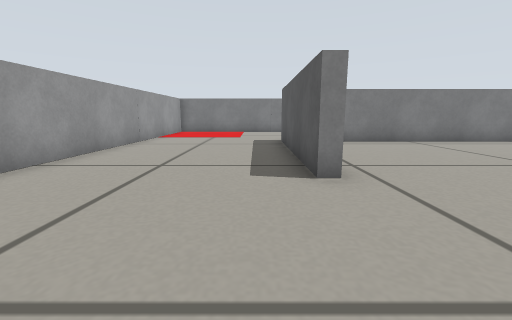
View 1 (above)

18 first-person views from a walk through a robot-simulator world made for Gazebo. The camera is 0.26 m above the floor, tilts 10° down and sees 90° across. The floor is counted in squares, 0.25 m on a side. Each view is taken from the middle of a square. On the plan, view 1 faces up. The plan holds only what a view shows up to about 11 squares ahead; the rest is blank.

View 2
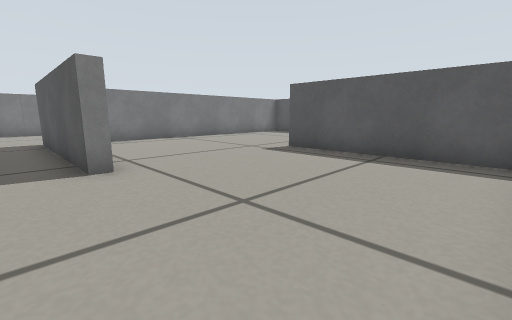

View 3
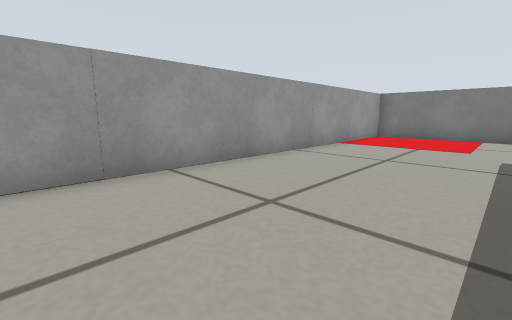

View 4
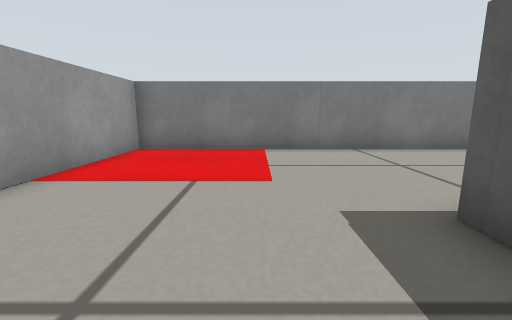

View 5
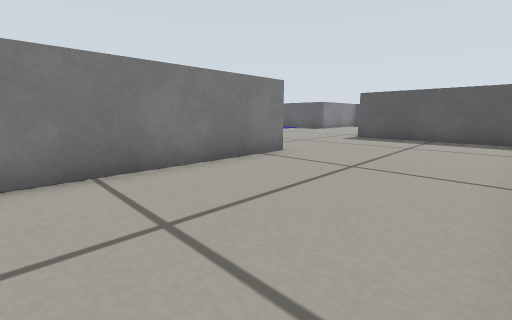

View 6
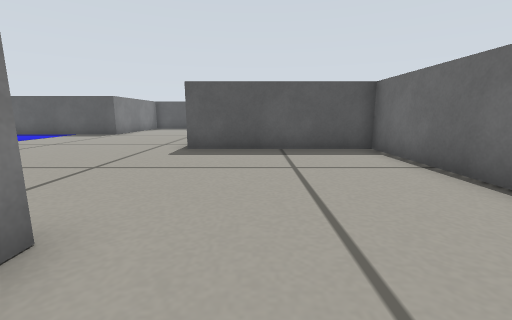

View 7
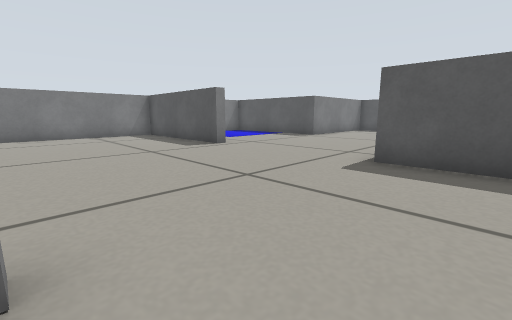

View 8
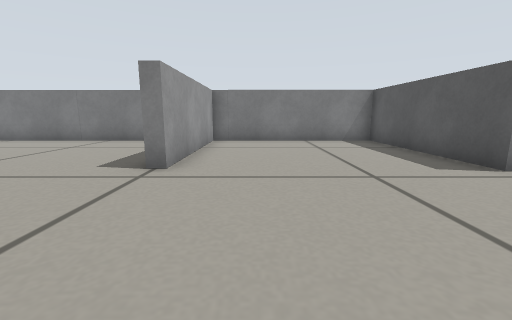

View 9
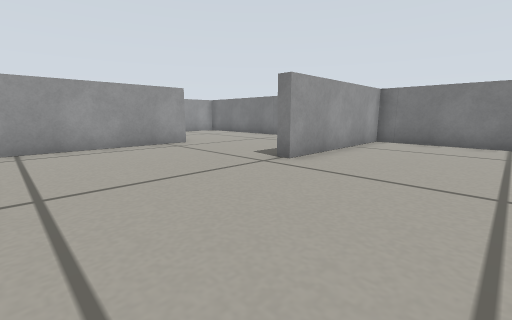

View 10
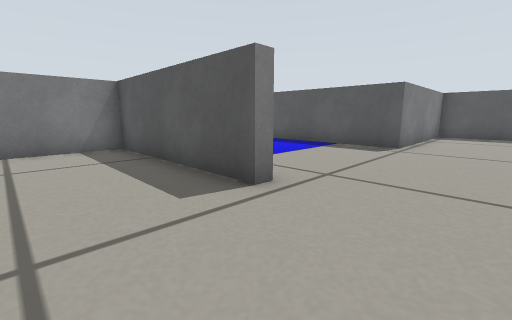

View 11
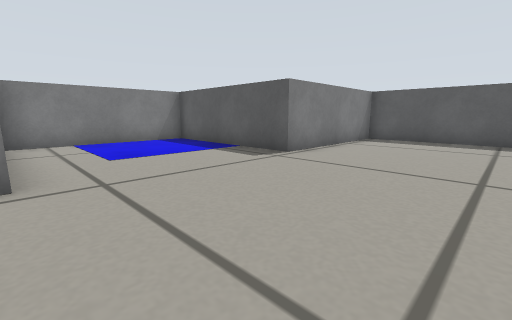

View 12
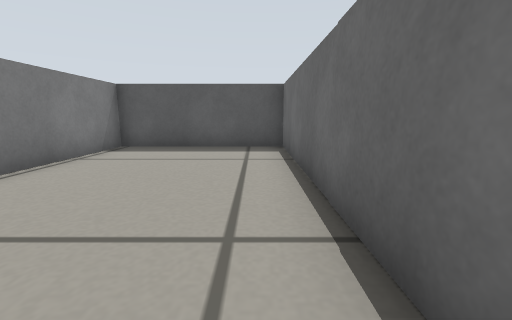

View 13
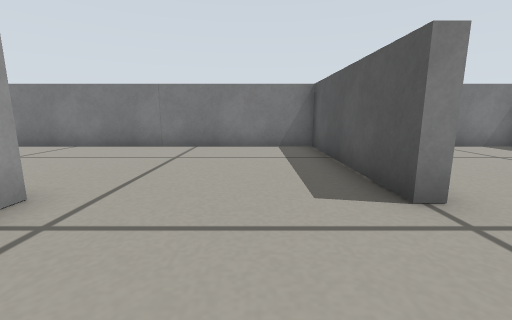

View 14
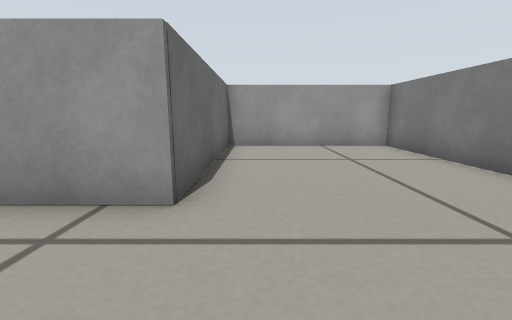

View 15
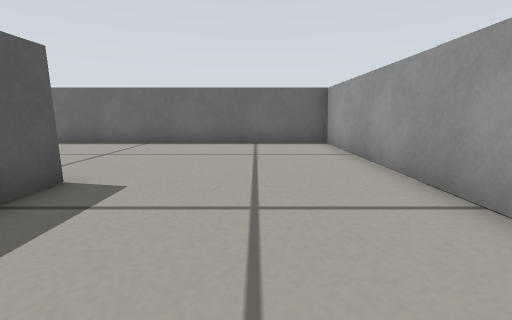

View 16
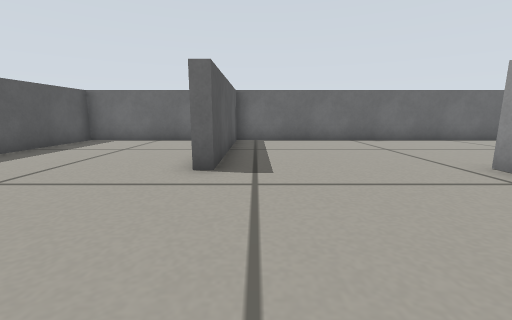

View 17
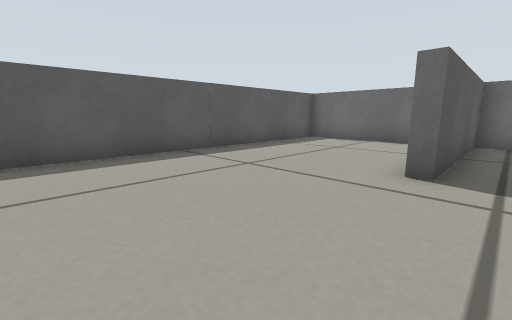

View 18
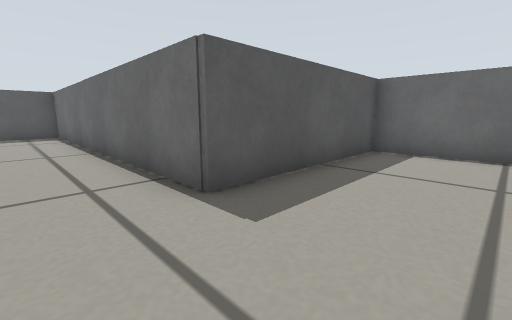

### Floor plan
Ten units are one square. View 1 is at (0, 0); x grows to the right and y downward. Boxes are objects, and circles mark ways between rooms. Rooms are numbered by the first view taken in them; rooms with no view inside come last. Other rooms are left out.
<svg viewBox="-51 -279 300 299">
<path fill="none" stroke="#000" d="M74 -100 30 -100M84 -104 128 -104 128 -161M70 -158 -46 -158 -46 15 68 15 68 -42 72 -42M14 -45 14 -41 10 -41 10 -105M126 -216 126 -274 63 -274 63 -219M131 -216 126 -216M128 -161 244 -161 244 -214 187 -214 187 -274 130 -274M63 -219 59 -219M12 -221 12 -169M59 -219 59 -274 -46 -274 -46 -221 12 -221M86 15 128 15 128 -91M101 -100 74 -100"/>
<circle cx="130" cy="-190" r="3" fill="#2a7"/>
<circle cx="60" cy="-190" r="3" fill="#2a7"/>
<circle cx="70" cy="-70" r="3" fill="#2a7"/>
<circle cx="35" cy="-220" r="3" fill="#2a7"/>
<text x="40" y="-110">1</text>
<text x="180" y="-210">2</text>
<text x="40" y="-190">3</text>
<text x="10" y="-250">4</text>
<text x="100" y="-40">5</text>
</svg>
Room 1 opens to room 2. Room 1 opens to room 3. Room 1 opens to room 5. Room 3 opens to room 4.

Where each view was taken, in squares from view 1:
view 1: 0 up, 0 right, facing up
view 2: 1 down, 0 right, facing up-right
view 3: 3 up, 0 right, facing up-left
view 4: 8 up, 1 left, facing up
view 5: 11 up, 1 right, facing up-right
view 6: 14 up, 5 right, facing right
view 7: 14 up, 7 right, facing up-right
view 8: 17 up, 8 right, facing up
view 9: 17 up, 10 right, facing up-left
view 10: 19 up, 10 right, facing up-right
view 11: 17 up, 13 right, facing up-right
view 12: 17 up, 16 right, facing right
view 13: 19 up, 4 right, facing up
view 14: 23 up, 4 right, facing left
view 15: 8 up, 2 left, facing down
view 16: 9 up, 6 right, facing down
view 17: 9 up, 6 right, facing down-right
view 18: 18 up, 10 right, facing down-right
